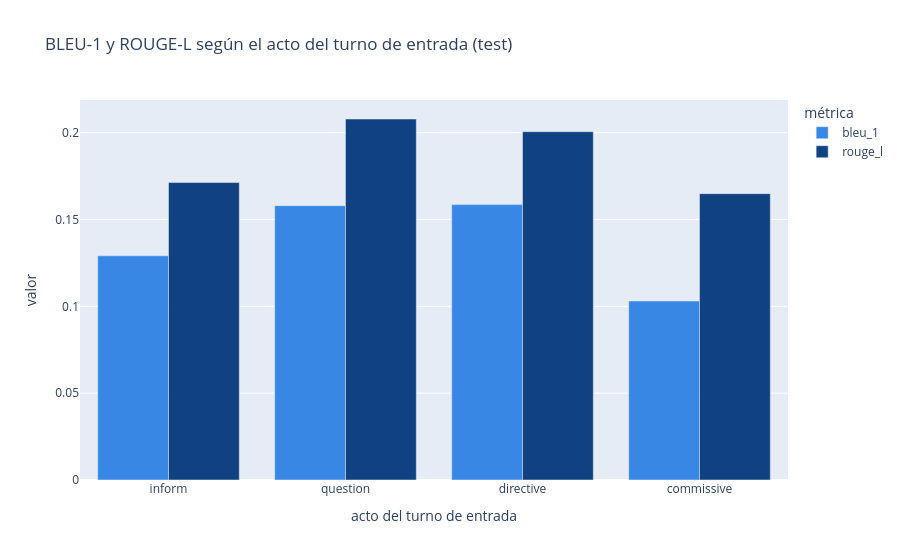

Notebook source saved alongside this figure:
### Code cell
# ============================================================
# Gráfico de BLEU-1 y ROUGE-L por acto
# ============================================================
por_acto = tabla_por_acto.melt(id_vars="acto_entrada", value_vars=["bleu_1", "rouge_l"], var_name="metrica", value_name="valor")
fig = px.bar(por_acto, x="acto_entrada", y="valor", color="metrica", barmode="group", color_discrete_sequence=COLORES[1::-1],
             title="BLEU-1 y ROUGE-L según el acto del turno de entrada (test)",
             labels={"acto_entrada": "acto del turno de entrada", "metrica": "métrica"})
fig.show()

### Figure 1 — Plotly figure (JSON) as saved in the notebook; plotly's stock layout.template omitted (floating-point values rounded to 4 significant figures)
{"data": [{"alignmentgroup": "True", "hovertemplate": "métrica=bleu_1<br>acto del turno de entrada=%{x}<br>valor=%{y}<extra></extra>", "legendgroup": "bleu_1", "marker": {"color": "#3987E5", "pattern": {"shape": ""}}, "name": "bleu_1", "offsetgroup": "bleu_1", "orientation": "v", "showlegend": true, "textposition": "auto", "x": ["inform", "question", "directive", "commissive"], "xaxis": "x", "y": [0.1291, 0.158, 0.1586, 0.1031], "yaxis": "y", "type": "bar"}, {"alignmentgroup": "True", "hovertemplate": "métrica=rouge_l<br>acto del turno de entrada=%{x}<br>valor=%{y}<extra></extra>", "legendgroup": "rouge_l", "marker": {"color": "#104281", "pattern": {"shape": ""}}, "name": "rouge_l", "offsetgroup": "rouge_l", "orientation": "v", "showlegend": true, "textposition": "auto", "x": ["inform", "question", "directive", "commissive"], "xaxis": "x", "y": [0.1713, 0.2079, 0.2006, 0.1649], "yaxis": "y", "type": "bar"}], "layout": {"xaxis": {"anchor": "y", "domain": [0, 1], "title": {"text": "acto del turno de entrada"}}, "yaxis": {"anchor": "x", "domain": [0, 1], "title": {"text": "valor"}}, "legend": {"title": {"text": "métrica"}, "tracegroupgap": 0}, "title": {"text": "BLEU-1 y ROUGE-L según el acto del turno de entrada (test)"}, "barmode": "group"}}
